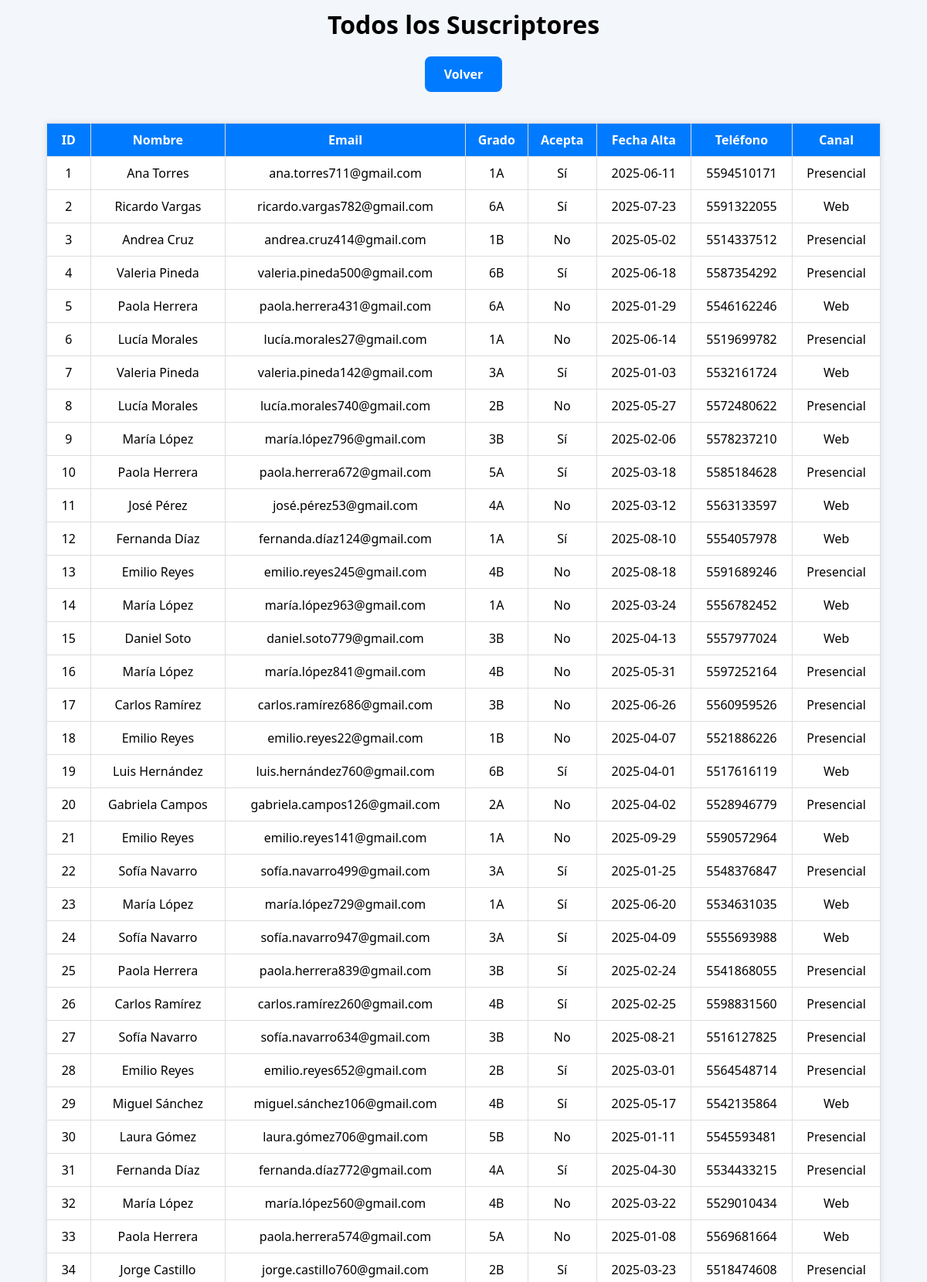
Screenshot of /ver_todos.php (upper part) with the database file from the repository.
### tables this page shows
CREATE TABLE suscriptores_boletin (
    id_suscriptor INT AUTO_INCREMENT PRIMARY KEY,
    nombre VARCHAR(100),
    email VARCHAR(100),
    grado VARCHAR(10),
    acepta_terminos TINYINT,
    fecha_alta DATE,
    telefono VARCHAR(15),
    canal VARCHAR(40)
);

### ver_todos.php (the view, shortened to what this page needs)
<?php
    include("../conexion.php");
    $resultado = $conn->query("SELECT * FROM suscriptores_boletin");
?>
<!DOCTYPE html>
<html lang="es">
    <head>
        <link rel="stylesheet" href="../estilos.css">
    </head>
    <body>
        <h1>Todos los Suscriptores</h1>
        <a href="../index.php" class="btn">Volver</a>
        <table>
            <tr>
            <th>ID</th><th>Nombre</th><th>Email</th><th>Grado</th>
            <th>Acepta</th><th>Fecha Alta</th><th>Teléfono</th><th>Canal</th>
            </tr>
<?php while($row = $resultado->fetch_assoc()): ?>
            <tr>
            <td><?= $row['id_suscriptor'] ?></td>
            <td><?= $row['nombre'] ?></td>
            <td><?= $row['email'] ?></td>
            <td><?= $row['grado'] ?></td>
            <td><?= $row['acepta_terminos'] ? 'Sí' : 'No' ?></td>
            <td><?= $row['fecha_alta'] ?></td>
            <td><?= $row['telefono'] ?></td>
            <td><?= $row['canal'] ?></td>
            </tr>
<?php endwhile; ?>
        </table>
    </body>
</html>

### estilos.css (style rules this page uses)
body { font-family: 'Segoe UI', sans-serif; background-color: #f3f6fb; margin: 0; padding: 0; text-align: center; }
h1 { margin: 10px 0; }
.btn { display: inline-block; background-color: #007bff; color: white; padding: 12px 25px; margin: 10px; border-radius: 8px; text-decoration: none; font-weight: bold; transition: 0.3s; }
table { width: 90%; margin: 30px auto; border-collapse: collapse; background-color: white; box-shadow: 0 0 8px rgba(0,0,0,0.1); }
th, td { border: 1px solid #ddd; padding: 10px; }
th { background-color: #007bff; color: white; }

### rows the page displays
suscriptores_boletin: id_suscriptor "1", nombre "Ana Torres", email "ana.torres711@gmail.com", grado "1A", acepta_terminos "Sí", fecha_alta "2025-06-11", telefono "5594510171", canal "Presencial"
suscriptores_boletin: id_suscriptor "2", nombre "Ricardo Vargas", email "ricardo.vargas782@gmail.com", grado "6A", acepta_terminos "Sí", fecha_alta "2025-07-23", telefono "5591322055", canal "Web"
suscriptores_boletin: id_suscriptor "3", nombre "Andrea Cruz", email "andrea.cruz414@gmail.com", grado "1B", acepta_terminos "No", fecha_alta "2025-05-02", telefono "5514337512", canal "Presencial"
suscriptores_boletin: id_suscriptor "4", nombre "Valeria Pineda", email "valeria.pineda500@gmail.com", grado "6B", acepta_terminos "Sí", fecha_alta "2025-06-18", telefono "5587354292", canal "Presencial"
suscriptores_boletin: id_suscriptor "5", nombre "Paola Herrera", email "paola.herrera431@gmail.com", grado "6A", acepta_terminos "No", fecha_alta "2025-01-29", telefono "5546162246", canal "Web"
suscriptores_boletin: id_suscriptor "6", nombre "Lucía Morales", email "lucía.morales27@gmail.com", grado "1A", acepta_terminos "No", fecha_alta "2025-06-14", telefono "5519699782", canal "Presencial"
suscriptores_boletin: id_suscriptor "7", nombre "Valeria Pineda", email "valeria.pineda142@gmail.com", grado "3A", acepta_terminos "Sí", fecha_alta "2025-01-03", telefono "5532161724", canal "Web"
suscriptores_boletin: id_suscriptor "8", nombre "Lucía Morales", email "lucía.morales740@gmail.com", grado "2B", acepta_terminos "No", fecha_alta "2025-05-27", telefono "5572480622", canal "Presencial"
suscriptores_boletin: id_suscriptor "9", nombre "María López", email "maría.lópez796@gmail.com", grado "3B", acepta_terminos "Sí", fecha_alta "2025-02-06", telefono "5578237210", canal "Web"
suscriptores_boletin: id_suscriptor "10", nombre "Paola Herrera", email "paola.herrera672@gmail.com", grado "5A", acepta_terminos "Sí", fecha_alta "2025-03-18", telefono "5585184628", canal "Presencial"
suscriptores_boletin: id_suscriptor "11", nombre "José Pérez", email "josé.pérez53@gmail.com", grado "4A", acepta_terminos "No", fecha_alta "2025-03-12", telefono "5563133597", canal "Web"
suscriptores_boletin: id_suscriptor "12", nombre "Fernanda Díaz", email "fernanda.díaz124@gmail.com", grado "1A", acepta_terminos "Sí", fecha_alta "2025-08-10", telefono "5554057978", canal "Web"
suscriptores_boletin: id_suscriptor "13", nombre "Emilio Reyes", email "emilio.reyes245@gmail.com", grado "4B", acepta_terminos "No", fecha_alta "2025-08-18", telefono "5591689246", canal "Presencial"
suscriptores_boletin: id_suscriptor "14", nombre "María López", email "maría.lópez963@gmail.com", grado "1A", acepta_terminos "No", fecha_alta "2025-03-24", telefono "5556782452", canal "Web"
suscriptores_boletin: id_suscriptor "15", nombre "Daniel Soto", email "daniel.soto779@gmail.com", grado "3B", acepta_terminos "No", fecha_alta "2025-04-13", telefono "5557977024", canal "Web"
suscriptores_boletin: id_suscriptor "16", nombre "María López", email "maría.lópez841@gmail.com", grado "4B", acepta_terminos "No", fecha_alta "2025-05-31", telefono "5597252164", canal "Presencial"
suscriptores_boletin: id_suscriptor "17", nombre "Carlos Ramírez", email "carlos.ramírez686@gmail.com", grado "3B", acepta_terminos "No", fecha_alta "2025-06-26", telefono "5560959526", canal "Presencial"
suscriptores_boletin: id_suscriptor "18", nombre "Emilio Reyes", email "emilio.reyes22@gmail.com", grado "1B", acepta_terminos "No", fecha_alta "2025-04-07", telefono "5521886226", canal "Presencial"
suscriptores_boletin: id_suscriptor "19", nombre "Luis Hernández", email "luis.hernández760@gmail.com", grado "6B", acepta_terminos "Sí", fecha_alta "2025-04-01", telefono "5517616119", canal "Web"
suscriptores_boletin: id_suscriptor "20", nombre "Gabriela Campos", email "gabriela.campos126@gmail.com", grado "2A", acepta_terminos "No", fecha_alta "2025-04-02", telefono "5528946779", canal "Presencial"
suscriptores_boletin: id_suscriptor "21", nombre "Emilio Reyes", email "emilio.reyes141@gmail.com", grado "1A", acepta_terminos "No", fecha_alta "2025-09-29", telefono "5590572964", canal "Web"
suscriptores_boletin: id_suscriptor "22", nombre "Sofía Navarro", email "sofía.navarro499@gmail.com", grado "3A", acepta_terminos "Sí", fecha_alta "2025-01-25", telefono "5548376847", canal "Presencial"
suscriptores_boletin: id_suscriptor "23", nombre "María López", email "maría.lópez729@gmail.com", grado "1A", acepta_terminos "Sí", fecha_alta "2025-06-20", telefono "5534631035", canal "Web"
suscriptores_boletin: id_suscriptor "24", nombre "Sofía Navarro", email "sofía.navarro947@gmail.com", grado "3A", acepta_terminos "Sí", fecha_alta "2025-04-09", telefono "5555693988", canal "Web"
suscriptores_boletin: id_suscriptor "25", nombre "Paola Herrera", email "paola.herrera839@gmail.com", grado "3B", acepta_terminos "Sí", fecha_alta "2025-02-24", telefono "5541868055", canal "Presencial"
suscriptores_boletin: id_suscriptor "26", nombre "Carlos Ramírez", email "carlos.ramírez260@gmail.com", grado "4B", acepta_terminos "Sí", fecha_alta "2025-02-25", telefono "5598831560", canal "Presencial"
suscriptores_boletin: id_suscriptor "27", nombre "Sofía Navarro", email "sofía.navarro634@gmail.com", grado "3B", acepta_terminos "No", fecha_alta "2025-08-21", telefono "5516127825", canal "Presencial"
suscriptores_boletin: id_suscriptor "28", nombre "Emilio Reyes", email "emilio.reyes652@gmail.com", grado "2B", acepta_terminos "Sí", fecha_alta "2025-03-01", telefono "5564548714", canal "Presencial"
suscriptores_boletin: id_suscriptor "29", nombre "Miguel Sánchez", email "miguel.sánchez106@gmail.com", grado "4B", acepta_terminos "Sí", fecha_alta "2025-05-17", telefono "5542135864", canal "Web"
suscriptores_boletin: id_suscriptor "30", nombre "Laura Gómez", email "laura.gómez706@gmail.com", grado "5B", acepta_terminos "No", fecha_alta "2025-01-11", telefono "5545593481", canal "Presencial"
suscriptores_boletin: id_suscriptor "31", nombre "Fernanda Díaz", email "fernanda.díaz772@gmail.com", grado "4A", acepta_terminos "Sí", fecha_alta "2025-04-30", telefono "5534433215", canal "Presencial"
suscriptores_boletin: id_suscriptor "32", nombre "María López", email "maría.lópez560@gmail.com", grado "4B", acepta_terminos "No", fecha_alta "2025-03-22", telefono "5529010434", canal "Web"
suscriptores_boletin: id_suscriptor "33", nombre "Paola Herrera", email "paola.herrera574@gmail.com", grado "5A", acepta_terminos "No", fecha_alta "2025-01-08", telefono "5569681664", canal "Web"
suscriptores_boletin: id_suscriptor "34", nombre "Jorge Castillo", email "jorge.castillo760@gmail.com", grado "2B", acepta_terminos "Sí", fecha_alta "2025-03-23", telefono "5518474608", canal "Presencial"
